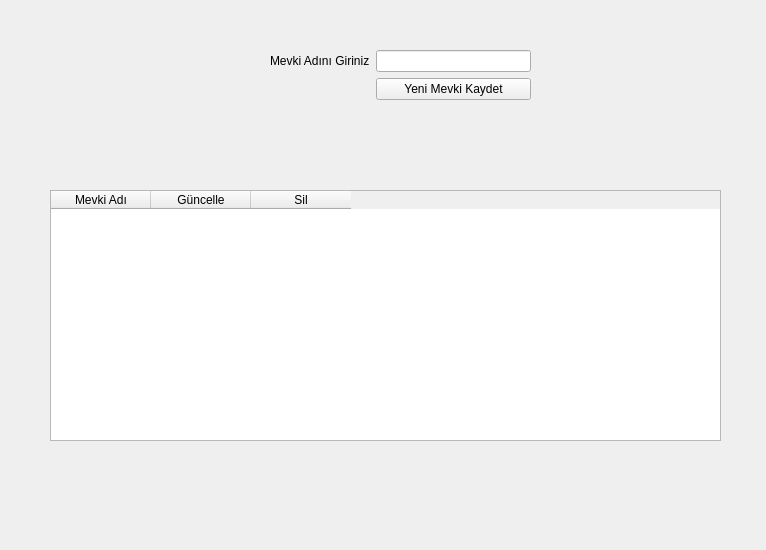
<?xml version="1.0" encoding="UTF-8"?>
<ui version="4.0">
 <class>Form</class>
 <widget class="QWidget" name="Form">
  <property name="geometry">
   <rect>
    <x>0</x>
    <y>0</y>
    <width>766</width>
    <height>550</height>
   </rect>
  </property>
  <property name="windowTitle">
   <string>Form</string>
  </property>
  <widget class="QTableWidget" name="tableWidget">
   <property name="geometry">
    <rect>
     <x>50</x>
     <y>190</y>
     <width>671</width>
     <height>251</height>
    </rect>
   </property>
   <column>
    <property name="text">
     <string>Mevki Adı</string>
    </property>
   </column>
   <column>
    <property name="text">
     <string>Güncelle</string>
    </property>
   </column>
   <column>
    <property name="text">
     <string>Sil</string>
    </property>
   </column>
  </widget>
  <widget class="QWidget" name="formLayoutWidget">
   <property name="geometry">
    <rect>
     <x>270</x>
     <y>50</y>
     <width>261</width>
     <height>80</height>
    </rect>
   </property>
   <layout class="QFormLayout" name="formLayout">
    <item row="0" column="0">
     <widget class="QLabel" name="birimAdNGirinizLabel">
      <property name="text">
       <string>Mevki Adını Giriniz</string>
      </property>
     </widget>
    </item>
    <item row="0" column="1">
     <widget class="QLineEdit" name="mevki_adi"/>
    </item>
    <item row="1" column="1">
     <widget class="QPushButton" name="pushButton">
      <property name="text">
       <string>Yeni Mevki Kaydet</string>
      </property>
     </widget>
    </item>
   </layout>
  </widget>
 </widget>
 <resources/>
 <connections/>
</ui>
